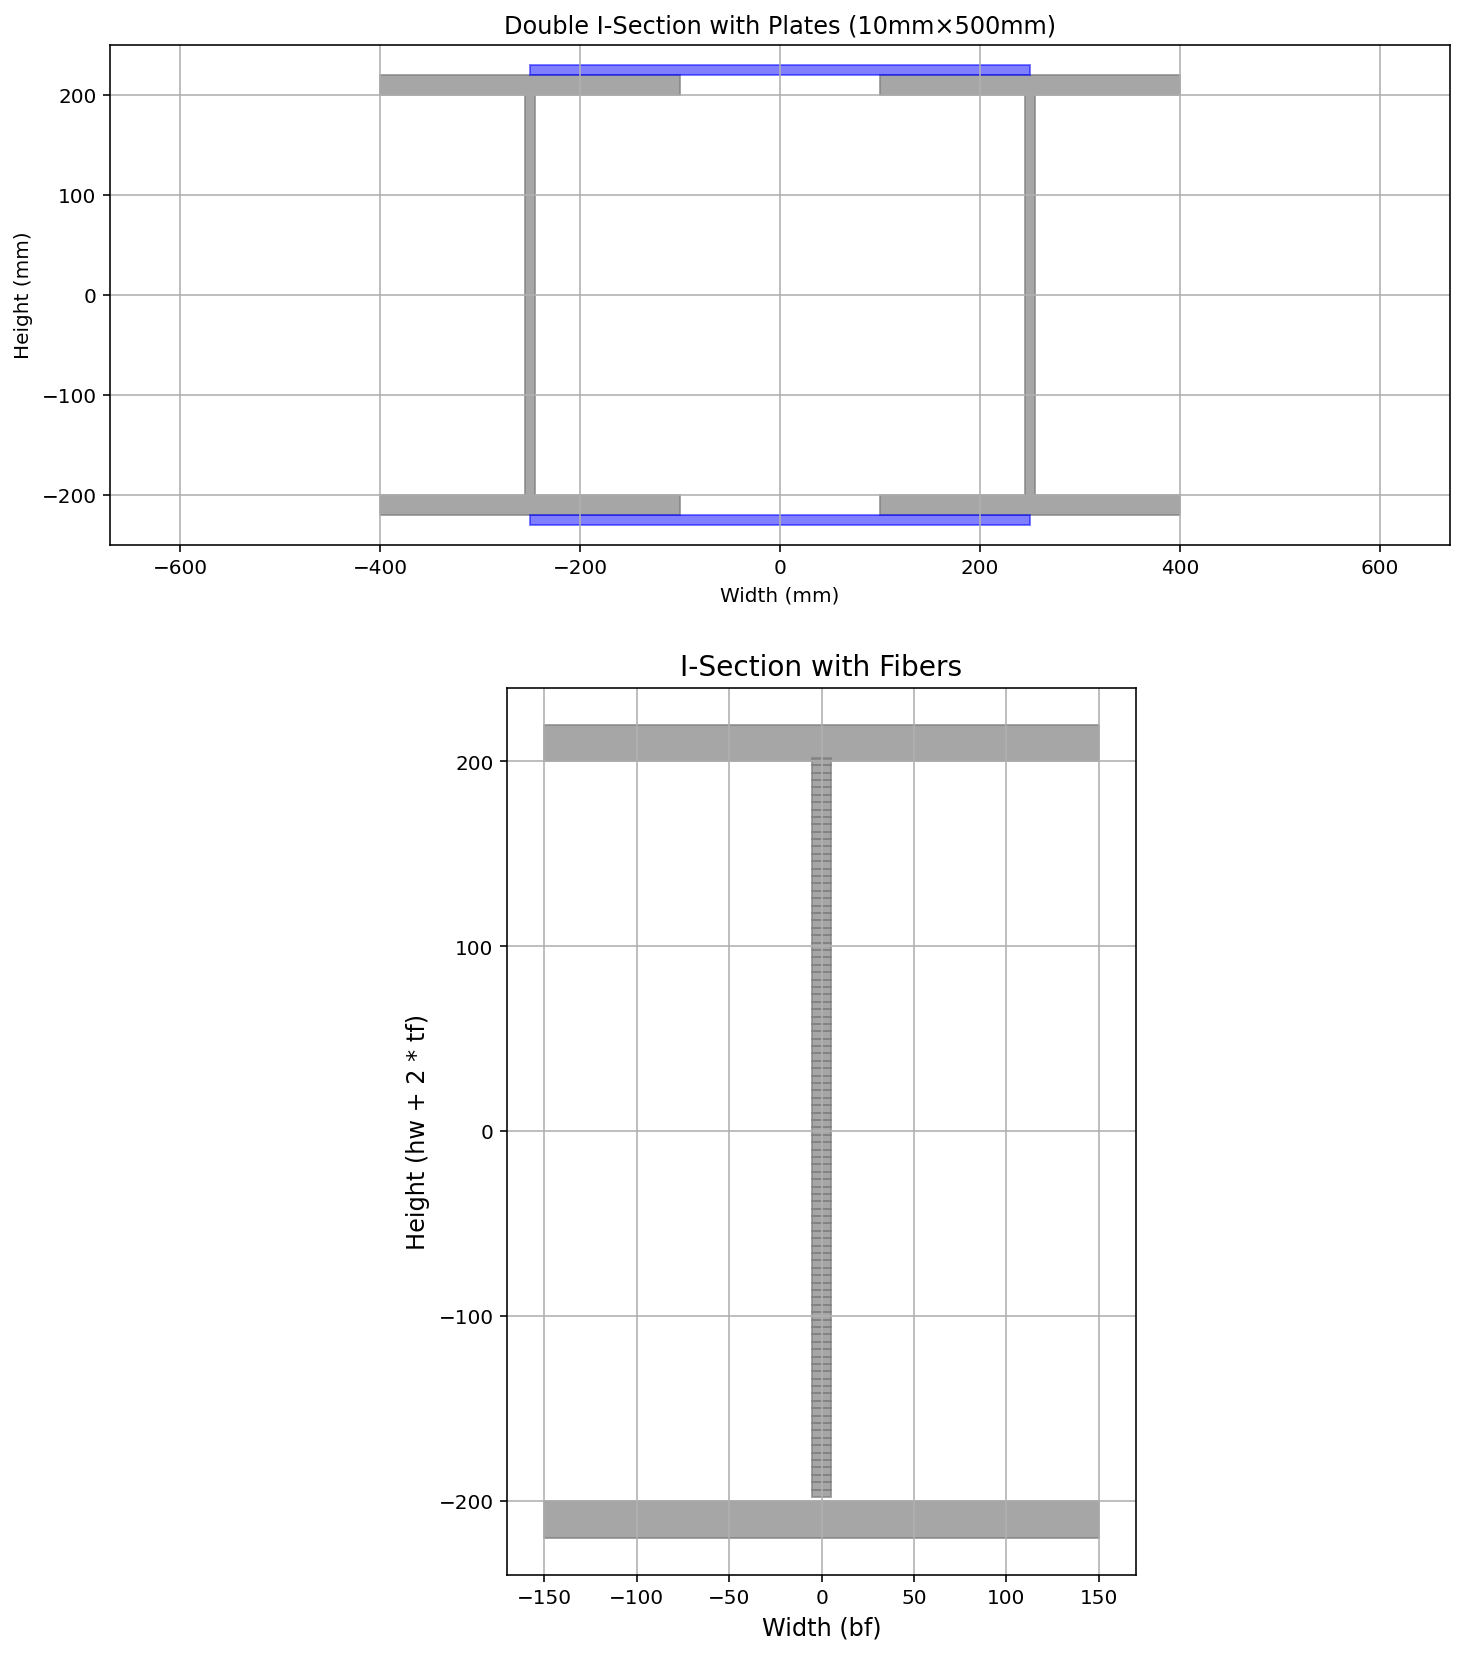

Python code for this plot:
import numpy as np
import openseespy.opensees as ops
#----------------------------
# I SECTION
#----------------------------
def I_SECTION(secTag, matTag, PLOT=True, DENSITY=7850/1e9):
    # THIS PROGRAM WRITTEN BY SALAR DELAVAR GHASHGHAEI (QASHQAI)
    import numpy as np
    import openseespy.opensees as ops
    #secTag = 1
    # Define geometric properties of the steel I section
    ops.section('Fiber', secTag)
    # Define section (FiberThermal)
    bf = 300               # [mm] Flange width
    tf = 20                # [mm] Flange thickness
    tw = 10                # [mm] Web thickness
    hw = 400               # [mm] Web height
    NUM = 100              # Number of fibers for web
    d = 2 * tf + hw
    # Mass per Length
    AREA = 2 * bf * tf + tw * hw
    MASS = DENSITY * AREA
    
    # Top flange fibers
    fb = bf * tf / 4 # Fiber Area
    x1 = bf / 4
    y1 = hw / 2 + tf / 4
    x2 = -bf / 4
    y2 = hw / 2 + tf / 2 + tf / 4
    ops.fiber(x1, y1, fb, matTag)    # LAYER 01 RIGHT
    ops.fiber(x1, y2, fb, matTag)    # LAYER 02 RIGHT
    ops.fiber(x2, y1, fb, matTag)    # LAYER 03 LEFT
    ops.fiber(x2, y2, fb, matTag)    # LAYER 04 LEFT
    # Bottom flange fibers
    x1 = bf / 4
    y1 = -hw / 2 - tf / 4
    x2 = -bf / 4
    y2 = -hw / 2 - tf / 2 - tf / 4
    ops.fiber(x1, y1, fb, matTag)    # LAYER 01 RIGHT
    ops.fiber(x1, y2, fb, matTag)    # LAYER 02 RIGHT
    ops.fiber(x2, y1, fb, matTag)    # LAYER 03 LEFT
    ops.fiber(x2, y2, fb, matTag)    # LAYER 04 LEFT
    # Web fibers
    for i in range(NUM):
        yLoc = hw / 2 - i * (hw / NUM)
        ops.fiber(0.0, yLoc, tw * hw / NUM, matTag) 
    
    #-------------------
    # PLOT THE SECTION
    #-------------------
    if PLOT == True:
        import matplotlib.pyplot as plt
        import numpy as np
        fig, ax = plt.subplots(figsize=(8, 8))

        # Plot the top flange fibers
        flange_area = bf * tf / 4
        ax.add_patch(plt.Rectangle((-bf / 2, hw / 2), bf, tf, color='grey', alpha=0.7))

        # Plot the bottom flange fibers
        ax.add_patch(plt.Rectangle((-bf / 2, -hw / 2 - tf), bf, tf, color='grey', alpha=0.7))

        # Plot the web fibers
        fiber_height = hw / NUM
        for i in range(NUM):
            yLoc = hw / 2 - i * fiber_height
            ax.add_patch(plt.Rectangle((-tw / 2, yLoc - fiber_height / 2), tw, fiber_height, color='grey', alpha=0.7))

        # Add section outline
        #ax.add_patch(plt.Rectangle((-bf / 2, -hw / 2 - tf), bf, hw + 2 * tf, edgecolor='black', fill=False, linewidth=1.5))

        # Set plot limits
        ax.set_xlim([-bf / 2 - 20, bf / 2 + 20])
        ax.set_ylim([-hw / 2 - tf - 20, hw / 2 + tf + 20])
        ax.set_aspect('equal', adjustable='box')

        # Labels and title
        plt.xlabel('Width (bf)', fontsize=12)
        plt.ylabel('Height (hw + 2 * tf)', fontsize=12)
        plt.title('I-Section with Fibers', fontsize=14)

        # Show plot
        plt.grid(True)
        plt.show()
        
    return d, MASS # Return Section Height

#----------------------------------------------------------------------------

#------------------------------------------
# DOUBLE I SECTIONS WITH AND WITHOUT PLATE
#------------------------------------------

def DOUBLE_I_SECTION_FIBER(secTag, matTag, PLOT=True, DENSITY=7850/1e9):
    # Define double I-section with centered top/bottom plates
    # You can omit Plate by plate_t=0 and plate_l=0
    ops.section('Fiber', secTag)
    
    # Section dimensions
    bf = 300               # [mm] Flange width per I-section
    tf = 20                # [mm] Flange thickness
    tw = 10                # [mm] Web thickness
    hw = 400               # [mm] Web height
    spacing = 500          # [mm] Distance between I-section centers
    plate_t = 10           # [mm] Plate thickness
    plate_l = 500          # [mm] Plate length
    NUM = 100              # Web fibers per I-section
    
    # Total section depth
    d = 2 * (tf + plate_t) + hw
    # Mass per Length
    AREA = 2*(2 * bf * tf + tw * hw) + 2 *  (plate_t * plate_l)
    MASS = DENSITY * AREA  
    
    # Create two I-sections
    for y_shift in [-spacing/2, spacing/2]:
        # Flanges
        ops.fiber(y_shift - bf/2, hw/2 + tf/2, bf*tf/2, matTag)
        ops.fiber(y_shift + bf/2, hw/2 + tf/2, bf*tf/2, matTag)
        ops.fiber(y_shift - bf/2, -hw/2 - tf/2, bf*tf/2, matTag)
        ops.fiber(y_shift + bf/2, -hw/2 - tf/2, bf*tf/2, matTag)
        
        # Web fibers
        for i in range(NUM):
            yLoc = hw/2 - i*(hw/NUM)
            ops.fiber(y_shift, yLoc, tw*hw/NUM, matTag)
    
    # Add plates (centered between I-sections)
    if plate_t > 0 and plate_l > 0:
        # Top plate
        ops.fiber(0, hw/2 + tf + plate_t/2, plate_l*plate_t, matTag)
        # Bottom plate
        ops.fiber(0, -hw/2 - tf - plate_t/2, plate_l*plate_t, matTag)
    
    # Plotting
    if PLOT:
        import matplotlib.pyplot as plt
        fig, ax = plt.subplots(figsize=(12, 8))
        
        # Draw I-sections
        for y_shift in [-spacing/2, spacing/2]:
            # Flanges
            ax.add_patch(plt.Rectangle((y_shift - bf/2, hw/2), bf, tf, 
                                     color='grey', alpha=0.7))
            ax.add_patch(plt.Rectangle((y_shift - bf/2, -hw/2 - tf), bf, tf, 
                                     color='grey', alpha=0.7))
            # Web
            ax.add_patch(plt.Rectangle((y_shift - tw/2, -hw/2), tw, hw, 
                                     color='grey', alpha=0.7))
        
        # Draw plates
        if plate_t > 0 and plate_l > 0:
            ax.add_patch(plt.Rectangle((-plate_l/2, hw/2 + tf), plate_l, plate_t,
                                     color='blue', alpha=0.5))
            ax.add_patch(plt.Rectangle((-plate_l/2, -hw/2 - tf - plate_t), plate_l, plate_t,
                                     color='blue', alpha=0.5))
        
        # Plot settings
        ax.set_xlim(-spacing - bf/2 - 20, spacing + bf/2 + 20)
        ax.set_ylim(-d/2 - 20, d/2 + 20)
        ax.set_aspect('equal')
        plt.xlabel('Width (mm)')
        plt.ylabel('Height (mm)')
        plt.title(f'Double I-Section with Plates ({plate_t}mm×{plate_l}mm)')
        plt.grid(True)
        plt.show()
    
    return d, MASS  # Return total section height and mass per unit length (omitting plate_t and plate_l)


#----------------------------------------------------------------------------

#-----------------------------------------------------
# DOUBLE I SECTIONS WITH AND WITHOUT PLATE WITH QUAD
#-----------------------------------------------------

def DOUBLE_I_SECTION_QUAD(secTag, matTag, PLOT=True, DENSITY=7850/1e9):
    """
    Create a Double I-Section with optional top/bottom plates.
    Uses quad patches instead of individual fibers.
    Returns: (section_depth, mass_per_length)
    """
    ops.section('Fiber', secTag)

    # Section geometry
    bf = 300        # [mm] flange width
    tf = 20         # [mm] flange thickness
    tw = 10         # [mm] web thickness
    hw = 400        # [mm] clear web height
    spacing = 500   # [mm] distance between two I-sections (center to center)
    plate_t = 10    # [mm] Plate thickness
    plate_l = 500   # [mm] Plate length
    nf_web = 30     # mesh divisions
    nf_flange = 12

    # Total section depth
    d = hw + 2*(tf + plate_t)

    # Area for mass
    AREA = 2*(2 * bf * tf + tw * hw) + 2*(plate_l * plate_t)
    MASS = AREA * DENSITY

    # -----------------------
    #  Create two I-sections
    # -----------------------
    for y0 in [-spacing/2, spacing/2]:

        # --- Web patch ---
        ops.patch('quad', matTag, nf_web, nf_web,
            y0 - tw/2, -hw/2,      # lower-left
            y0 + tw/2, -hw/2,      # lower-right
            y0 + tw/2,  hw/2,      # upper-right
            y0 - tw/2,  hw/2       # upper-left
        )

        # --- Top flange patch ---
        ops.patch('quad', matTag, nf_flange, nf_flange,
            y0 - bf/2,  hw/2, 
            y0 + bf/2,  hw/2,
            y0 + bf/2,  hw/2 + tf,
            y0 - bf/2,  hw/2 + tf
        )

        # --- Bottom flange patch ---
        ops.patch('quad', matTag, nf_flange, nf_flange,
            y0 - bf/2, -hw/2 - tf,
            y0 + bf/2, -hw/2 - tf,
            y0 + bf/2, -hw/2,
            y0 - bf/2, -hw/2
        )

    # -----------------------
    #  Add plates if needed
    # -----------------------
    if plate_t > 0 and plate_l > 0:

        # Top plate
        ops.patch('quad', matTag, nf_flange, nf_flange,
            -plate_l/2,  hw/2 + tf,
             plate_l/2,  hw/2 + tf,
             plate_l/2,  hw/2 + tf + plate_t,
            -plate_l/2,  hw/2 + tf + plate_t
        )

        # Bottom plate
        ops.patch('quad', matTag, nf_flange, nf_flange,
            -plate_l/2, -hw/2 - tf - plate_t,
             plate_l/2, -hw/2 - tf - plate_t,
             plate_l/2, -hw/2 - tf,
            -plate_l/2, -hw/2 - tf
        )

    # -----------------------
    # Plot section
    # -----------------------
    # Plotting
    if PLOT:
        import matplotlib.pyplot as plt
        fig, ax = plt.subplots(figsize=(12, 8))
        
        # Draw I-sections
        for y_shift in [-spacing/2, spacing/2]:
            # Flanges
            ax.add_patch(plt.Rectangle((y_shift - bf/2, hw/2), bf, tf, 
                                     color='grey', alpha=0.7))
            ax.add_patch(plt.Rectangle((y_shift - bf/2, -hw/2 - tf), bf, tf, 
                                     color='grey', alpha=0.7))
            # Web
            ax.add_patch(plt.Rectangle((y_shift - tw/2, -hw/2), tw, hw, 
                                     color='grey', alpha=0.7))
        
        # Draw plates
        if plate_t > 0 and plate_l > 0:
            ax.add_patch(plt.Rectangle((-plate_l/2, hw/2 + tf), plate_l, plate_t,
                                     color='blue', alpha=0.5))
            ax.add_patch(plt.Rectangle((-plate_l/2, -hw/2 - tf - plate_t), plate_l, plate_t,
                                     color='blue', alpha=0.5))
        
        # Plot settings
        ax.set_xlim(-spacing - bf/2 - 20, spacing + bf/2 + 20)
        ax.set_ylim(-d/2 - 20, d/2 + 20)
        ax.set_aspect('equal')
        plt.xlabel('Width (mm)')
        plt.ylabel('Height (mm)')
        plt.title(f'Double I-Section with Plates ({plate_t}mm×{plate_l}mm)')
        plt.grid(True)
        plt.show()

    return d, MASS
